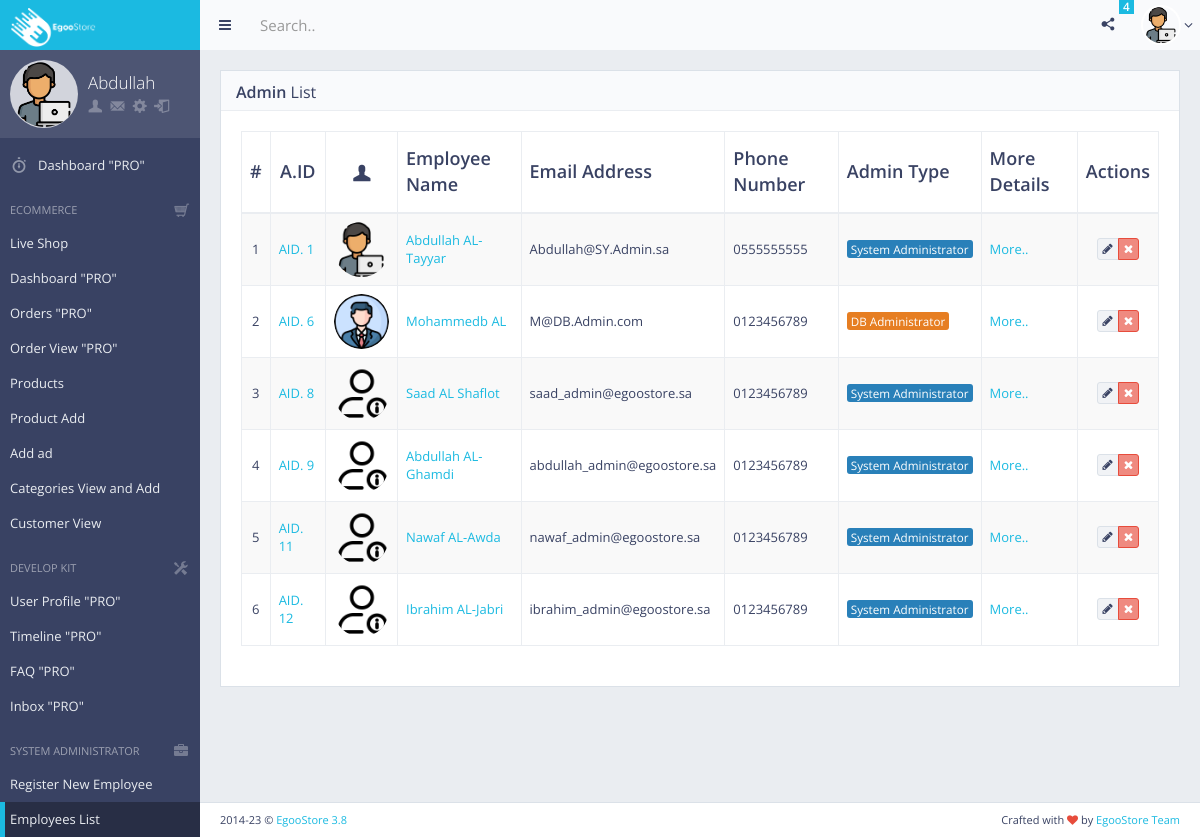
Page /Admin/page_ecom_Admin_view.php (signed in) on the committed database.
### tables this page shows
CREATE TABLE IF NOT EXISTS `admin_list` (
  `Admin_ID` int NOT NULL AUTO_INCREMENT,
  `Admin_Email` varchar(255) NOT NULL,
  `Admin_Phone` varchar(255) NOT NULL,
  `Admin_FName` varchar(255) NOT NULL,
  `Admin_LName` varchar(255) NOT NULL,
  `Admin_PSW` varchar(255) NOT NULL,
  `Admin_Type` char(2) NOT NULL,
  `Verify_Token` varchar(255) DEFAULT NULL,
  `Admin_Photo` varchar(255) NOT NULL,
  `Created_at` timestamp NOT NULL,
  PRIMARY KEY (`Admin_ID`)
);

### Admin/page_ecom_Admin_view.php (the view, shortened to what this page needs)
<?php
include('./includes/header.php');
?>
<body>
    <?php
    $con = mysqli_connect(DBHOST, DBUSER, DBPWD, DBNAME);
    $query_Admin = "SELECT * FROM `admin_list`";
    $result_Admin = mysqli_query($con, $query_Admin);
    ?>
    <div id="page-wrapper">
        <div id="page-container" class="sidebar-partial sidebar-visible-lg sidebar-no-animations">
            <?php
            $active = "Emp_list";
            include('./includes/index_main_sidebar.php');
            ?>
            <div id="main-container">
                <?php include('./includes/index_header.php'); ?>
                <div id="page-content">
                    <div class="block full">
                        <div class="block-title">
                            <h2><strong>Admin </strong>List</h2>
                        </div>
                        <div class="table-responsive">
                            <table id="example-datatable" class="table table-bordered table-striped table-vcenter">
                                <thead>
                                    <tr>
                                        <th class="text-center">#</th>
                                        <th class="text-center">A.ID</th>
                                        <th class="text-center"><i class="gi gi-user"></i></th>
                                        <th>Employee Name</th>
                                        <th>Email Address</th>
                                        <th>Phone Number</th>
                                        <th>Admin Type</th>
                                        <th>More Details</th>
                                        <th class="text-center">Actions</th>
                                    </tr>
                                </thead>
                                <tbody>
                                    <?php
                                    $i = 0;
                                    while ($row = mysqli_fetch_assoc($result_Admin)) {
                                        $i++;
                                        ?>
                                        <tr>
                                            <td class="text-center">
                                                <?= $i ?>
                                            </td>
                                            <td><a href="page_ecom_Admin_single_view.php?id=<?= $row['Admin_ID'] ?>">
                                                    AID.
                                                    <?= $row['Admin_ID'] ?>
                                                </a></td>
                                            <td class="text-center"><img style="width: 55px; height: 55px"
                                                    src="img/Personal_Photos/<?= (!empty($row['Admin_Photo'])) ? $row['Admin_Photo'] : 'nothing_img.png' ?>"
                                                    alt="avatar" class="img-circle"></td>
                                            <td><a href="page_ecom_Admin_single_view.php?id=<?= $row['Admin_ID'] ?>">
                                                    <?= $row['Admin_FName'] . " " . $row['Admin_LName'] ?>
                                                </a></td>
                                            <td>
                                                <?= $row['Admin_Email'] ?>
                                            </td>
                                            <td>
                                                <?= $row['Admin_Phone'] ?>
                                            </td>
                                            <td><span
                                                    class="label label-<?= ($row['Admin_Type'] == "SY") ? 'info' : 'warning' ?>">
                                                    <?= ($row['Admin_Type'] == "SY") ? 'System Administrator' : 'DB Administrator' ?>
                                                </span></td>
                                            <td><a
                                                    href="page_ecom_Admin_single_view.php?id=<?= $row['Admin_ID'] ?>">More..</a>
                                            </td>
                                            <td class="text-center">
                                                <div class="btn-group">
                                                    <a href="#" data-toggle="tooltip" title="Edit"
                                                        class="btn btn-xs btn-default"><i class="fa fa-pencil"></i></a>
                                                    <a onclick="if(confirm('Action Delete.\nClick OK to continue.')) window.location='page_ecom_Admin_Delete.php?id=<?= $row['Admin_ID'] ?>';"
                                                        data-toggle="tooltip" title="Delete"
                                                        class="btn btn-xs btn-danger"><i class="fa fa-times"></i></a>
                                                </div>
                                            </td>
                                        </tr>
                                        <?php
                                    }
                                    ?>
                                </tbody>
                            </table>
                        </div>
                    </div>
                </div>
                <?php include('./includes/index_footer.php'); ?>
            </div>
        </div>
    </div>
</body>
</html>

### Admin/includes/header.php (shortened to what this page needs)
<!DOCTYPE html>
<html class="no-js" lang="en">
<head>
    <link rel="stylesheet" href="css/bootstrap.min.css">
    <link rel="stylesheet" href="css/plugins.css">
    <link rel="stylesheet" href="css/main.css">
    <link rel="stylesheet" href="css/themes.css">
</head>

### Admin/includes/index_main_sidebar.php
<div id="sidebar">
    <div id="sidebar-scroll">
        <div class="sidebar-content">
            <a href="index.php" class="sidebar-brand">
                <img style="width:87px" src="./img/logo/Logo_Egoo.png" alt="">
            </a>
            <div class="sidebar-section sidebar-user clearfix sidebar-nav-mini-hide">
                <div class="sidebar-user-avatar">
                    <a href="page_ready_user_profile.php">
                        <img style="width: 65px; height: 65px" src="img/Personal_Photos/<?= $_SESSION['A_Photo'] ?>"
                            alt="avatar">
                    </a>
                </div>
                <div class="sidebar-user-name">
                    <?= $_SESSION['A_FName'] ?>
                </div>
                <div class="sidebar-user-links">
                    <a href="page_ready_user_profile.php" data-toggle="tooltip" data-placement="bottom"
                        title="Profile"><i class="gi gi-user"></i></a>
                    <a href="page_ready_inbox.php" data-toggle="tooltip" data-placement="bottom" title="Messages"><i
                            class="gi gi-envelope"></i></a>
                    <a href="javascript:void(0)" class="enable-tooltip" data-placement="bottom" title="Settings"
                        onclick="$('#modal-user-settings').modal('show');"><i class="gi gi-cogwheel"></i></a>
                    <a href="logout.php" data-toggle="tooltip" data-placement="bottom" title="Logout"><i
                            class="gi gi-exit"></i></a>
                </div>
            </div>
            <ul class="sidebar-nav">
                <li>
                    <a href="index.php" <?= ($active == "index") ? "class=' active'" : "" ?>><i
                            class="gi gi-stopwatch sidebar-nav-icon"></i><span class="sidebar-nav-mini-hide">Dashboard
                            "PRO"</span></a>
                </li>
                <li class="sidebar-header">
                    <span class="sidebar-header-options clearfix"><a href="#" data-toggle="tooltip"><i
                                class="gi gi-shopping_cart"></i></a></span>
                    <span class="sidebar-header-title">eCommerce</span>
                </li>
                <li>
                    <a href="page_ecom_live_shop.php" <?= ($active == "live_Shop") ? "class=' active'" : "" ?>><span
                            class="sidebar-nav-mini-hide">Live Shop</span></a>
                </li>
                <li>
                    <a href="page_ecom_dashboard.php" <?= ($active == "dashboard") ? "class=' active'" : "" ?>><span
                            class="sidebar-nav-mini-hide">Dashboard "PRO"</span></a>
                </li>
                <li>
                    <a href="page_ecom_orders.php" <?= ($active == "Orders") ? "class=' active'" : "" ?>>Orders "PRO"</a>
                </li>
                <li>
                    <a href="page_ecom_order_view.php" <?= ($active == "order_view") ? "class=' active'" : "" ?>>Order
                        View "PRO"</a>
                </li>
                <li>
                    <a href="page_ecom_products.php" <?= ($active == "products") ? "class=' active'" : "" ?>>Products</a>
                </li>
                <li>
                    <a href="page_ecom_product_add.php" <?= ($active == "product_add") ? "class=' active'" : "" ?>>Product
                        Add</a>
                </li>
                <li>
                    <a href="page_ecom_ad_add.php" <?= ($active == "ad") ? "class=' active'" : "" ?>>Add ad</a>
                </li>
                <li>
                    <a href="page_ecom_Categories_add.php" <?= ($active == "Categories_add") ? "class=' active'" : "" ?>>Categories View and Add</a>
                </li>
                <li>
                    <a href="page_ecom_customer_view.php" <?= ($active == "customer_view") ? "class=' active'" : "" ?>>Customer View</a>
                </li>
                <li class="sidebar-header">
                    <span class="sidebar-header-options clearfix"><a href="#" data-toggle="tooltip"
                            title="Quick Settings"><i class="gi gi-settings"></i></a></span>
                    <span class="sidebar-header-title">Develop Kit</span>
                </li>
                <li>
                    <a href="page_ready_user_profile.php" <?= ($active == "user_profile") ? "class=' active'" : "" ?>>User
                        Profile "PRO"</a>
                </li>
                <li>
                    <a href="page_ready_timeline.php" <?= ($active == "timeline") ? "class=' active'" : "" ?>>Timeline
                        "PRO"</a>
                </li>
                <li>
                    <a href="page_ready_faq.php" <?= ($active == "faq") ? "class=' active'" : "" ?>>FAQ "PRO"</a>
                </li>
                <li>
                    <a href="page_ready_inbox.php" <?= ($active == "inbox") ? "class=' active'" : "" ?>>Inbox "PRO"</a>
                </li>
                <?php
                if ($_SESSION['A_Type'] == "SY"):
                    ?>
                    <li class="sidebar-header">
                        <span class="sidebar-header-options clearfix"><a href="#" data-toggle="tooltip"
                                title="Quick Settings"><i class="fa fa-briefcase"></i></a></span>
                        <span class="sidebar-header-title">System Administrator</span>
                    </li>
                    <li>
                        <a href="register.php" <?= ($active == "Register_New_Emp") ? "class=' active'" : "" ?>>Register New
                            Employee</a>
                    </li>
                    <li>
                        <a href="page_ecom_Admin_view.php" <?= ($active == "Emp_list") ? "class=' active'" : "" ?>>Employees
                            List</a>
                    </li>
                    <?php
                endif;
                ?>
            </ul>
        </div>
    </div>
</div>

### Admin/includes/index_header.php (shortened to what this page needs)
<header class="navbar navbar-default">
    <ul class="nav navbar-nav-custom">
        <li>
            <a href="javascript:void(0)" onclick="App.sidebar('toggle-sidebar');this.blur();">
                <i class="fa fa-bars fa-fw"></i>
            </a>
        </li>
    </ul>
    <form action="#" method="" class="navbar-form-custom">
        <div class="form-group">
            <input type="text" id="top-search" name="top-search" class="form-control" placeholder="Search..">
        </div>
    </form>
    <ul class="nav navbar-nav-custom pull-right">
        <li>
            <a href="javascript:void(0)" onclick="App.sidebar('toggle-sidebar-alt', 'toggle-other');this.blur();">
                <i class="gi gi-share_alt"></i>
                <span class="label label-primary label-indicator animation-floating">4</span>
            </a>
        </li>
        <li class="dropdown">
            <a href="javascript:void(0)" class="dropdown-toggle" data-toggle="dropdown">
                <img style="width: 40px; height: 40px" src="img/Personal_Photos/<?= $_SESSION['A_Photo'] ?>" alt="avatar"> <i
                    class="fa fa-angle-down"></i>
            </a>
        </li>
    </ul>
</header>

### Admin/includes/index_footer.php
<footer class="clearfix">
    <div class="pull-right">
        Crafted with <i class="fa fa-heart text-danger"></i> by <a href="#"
            target="_blank">EgooStore Team</a>
    </div>
    <div class="pull-left">
        <span id="year-copy"></span> &copy; <a href="#" target="_blank">EgooStore 3.8</a>
    </div>
</footer>

### rows in the picture
admin_list: Admin_ID "1", Admin_Photo (picture), Admin_FName "Abdullah", Admin_LName "AL-Tayyar", Admin_Email "Abdullah@SY.Admin.sa", Admin_Phone "0555555555", Admin_Type "System Administrator"
admin_list: Admin_ID "6", Admin_Photo (picture), Admin_FName "Mohammedb", Admin_LName "AL", Admin_Email "M@DB.Admin.com", Admin_Phone "0123456789", Admin_Type "DB Administrator"
admin_list: Admin_ID "8", Admin_FName "Saad", Admin_LName "AL Shaflot", Admin_Email "saad_admin@egoostore.sa", Admin_Phone "0123456789", Admin_Type "System Administrator"
admin_list: Admin_ID "9", Admin_FName "Abdullah", Admin_LName "AL-Ghamdi", Admin_Email "abdullah_admin@egoostore.sa", Admin_Phone "0123456789", Admin_Type "System Administrator"
admin_list: Admin_ID "11", Admin_FName "Nawaf", Admin_LName "AL-Awda", Admin_Email "nawaf_admin@egoostore.sa", Admin_Phone "0123456789", Admin_Type "System Administrator"
admin_list: Admin_ID "12", Admin_FName "Ibrahim", Admin_LName "AL-Jabri", Admin_Email "ibrahim_admin@egoostore.sa", Admin_Phone "0123456789", Admin_Type "System Administrator"

### other values in the picture
$_SESSION['A_FName'] "Abdullah"
